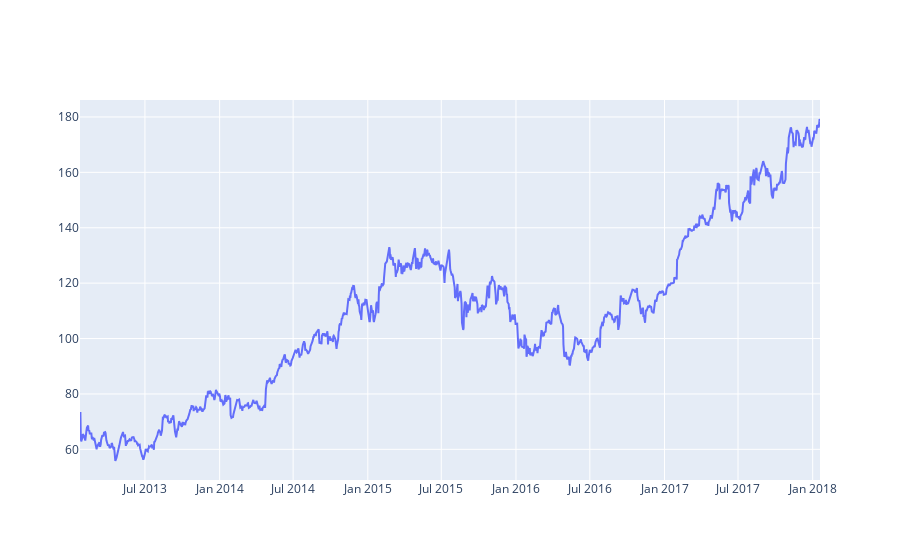

Here is the notebook cell this chart was saved with:
### Code cell
trace_close=go.Scatter(x=stock_data.date,
                      y=stock_data.close,
                      name='Stock Close')
data=[trace_close]
offline.iplot(data)

### Figure 1 — Plotly figure (JSON) as saved in the notebook; plotly's stock layout.template omitted (floating-point values rounded to 4 significant figures; data arrays with more than 128 entries replaced by an {"elided": "..."} marker saying what was removed)
{"data": [{"name": "Stock Close", "type": "scatter", "x": {"elided": "1259 str values"}, "y": {"elided": "1259 float values"}}], "layout": {}}
